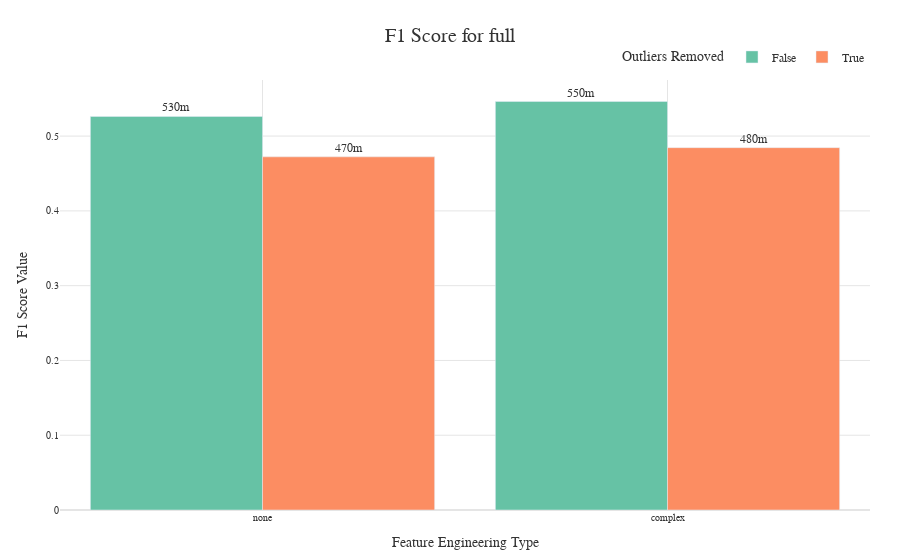
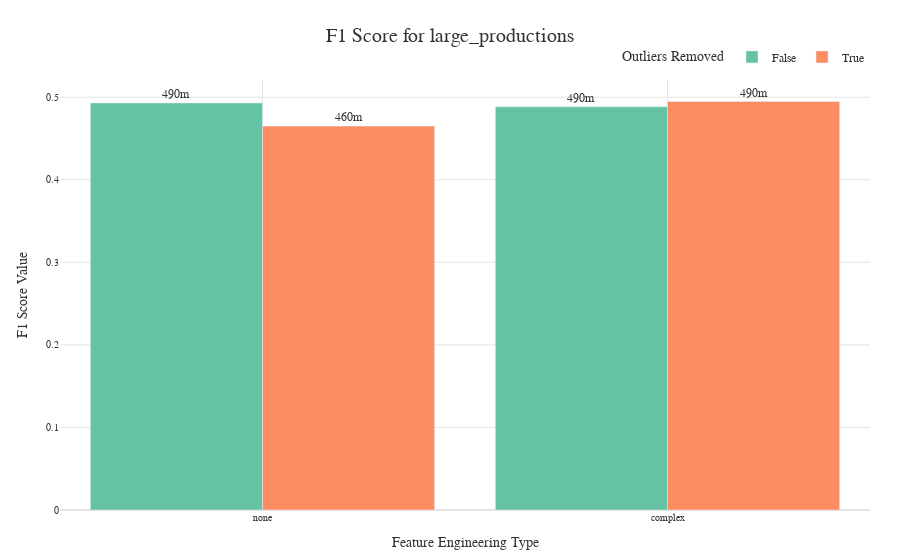
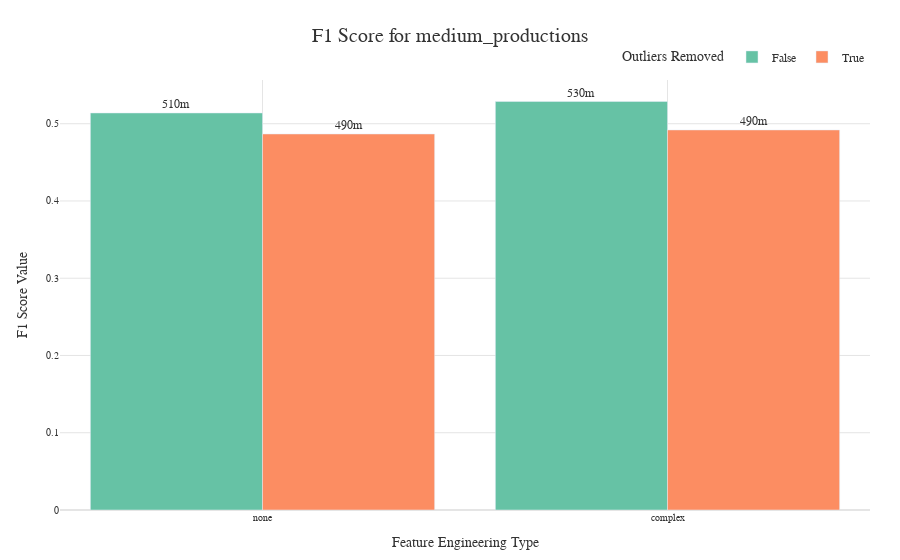
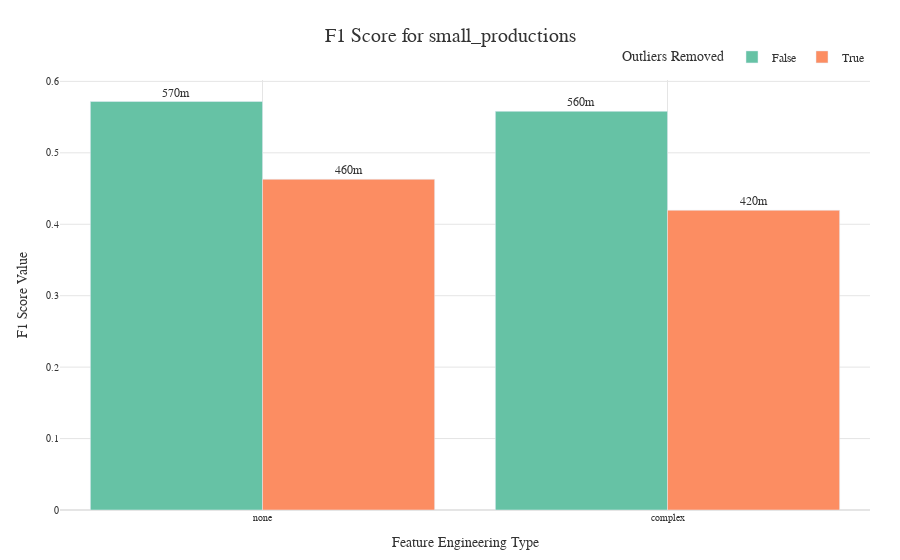

The notebook cell these images were saved under, in order:
### Code cell
plot_one_metric_of_different_datasets_per_feature_engineering_outliers_with_plotly(experiment_df, problem_type='multi_class_classification', metric='F1 Score', metric_agg='max')

### Figure 1 — Plotly figure (JSON) as saved in the notebook; plotly's stock layout.template omitted (floating-point values rounded to 4 significant figures)
{"data": [{"alignmentgroup": "True", "hovertemplate": "Outliers Removed=False<br>Feature Engineering Type=%{x}<br>F1 Score Value=%{text}<extra></extra>", "legendgroup": "False", "marker": {"color": "#66C2A5", "pattern": {"shape": ""}}, "name": "False", "offsetgroup": "False", "orientation": "v", "showlegend": true, "text": [0.5463, 0.5262], "textposition": "outside", "texttemplate": "%{text:.2s}", "type": "bar", "x": ["complex", "none"], "xaxis": "x", "y": [0.5463, 0.5262], "yaxis": "y"}, {"alignmentgroup": "True", "hovertemplate": "Outliers Removed=True<br>Feature Engineering Type=%{x}<br>F1 Score Value=%{text}<extra></extra>", "legendgroup": "True", "marker": {"color": "#FC8D62", "pattern": {"shape": ""}}, "name": "True", "offsetgroup": "True", "orientation": "v", "showlegend": true, "text": [0.4845, 0.4722], "textposition": "outside", "texttemplate": "%{text:.2s}", "type": "bar", "x": ["complex", "none"], "xaxis": "x", "y": [0.4845, 0.4722], "yaxis": "y"}], "layout": {"bargap": 0.15, "barmode": "group", "font": {"color": "#333333", "family": "Arial", "size": 12}, "legend": {"orientation": "h", "title": {"text": "Outliers Removed"}, "tracegroupgap": 0, "x": 1, "xanchor": "right", "y": 1.02, "yanchor": "bottom"}, "margin": {"b": 50, "l": 60, "r": 30, "t": 80}, "plot_bgcolor": "white", "showlegend": true, "title": {"font": {"color": "#333333", "size": 20}, "text": "F1 Score for full", "x": 0.5, "xanchor": "center", "y": 0.95, "yanchor": "top"}, "xaxis": {"anchor": "y", "categoryarray": ["none", "complex"], "categoryorder": "array", "domain": [0, 1], "gridcolor": "#E5E5E5", "showgrid": true, "tickangle": 0, "tickfont": {"size": 10}, "title": {"text": "Feature Engineering Type"}}, "yaxis": {"anchor": "x", "domain": [0, 1], "gridcolor": "#E5E5E5", "showgrid": true, "tickfont": {"size": 10}, "title": {"text": "F1 Score Value"}, "type": "linear", "zeroline": true, "zerolinecolor": "#E5E5E5"}}}

### Figure 2 — Plotly figure (JSON) as saved in the notebook; plotly's stock layout.template omitted (floating-point values rounded to 4 significant figures)
{"data": [{"alignmentgroup": "True", "hovertemplate": "Outliers Removed=False<br>Feature Engineering Type=%{x}<br>F1 Score Value=%{text}<extra></extra>", "legendgroup": "False", "marker": {"color": "#66C2A5", "pattern": {"shape": ""}}, "name": "False", "offsetgroup": "False", "orientation": "v", "showlegend": true, "text": [0.4884, 0.493], "textposition": "outside", "texttemplate": "%{text:.2s}", "type": "bar", "x": ["complex", "none"], "xaxis": "x", "y": [0.4884, 0.493], "yaxis": "y"}, {"alignmentgroup": "True", "hovertemplate": "Outliers Removed=True<br>Feature Engineering Type=%{x}<br>F1 Score Value=%{text}<extra></extra>", "legendgroup": "True", "marker": {"color": "#FC8D62", "pattern": {"shape": ""}}, "name": "True", "offsetgroup": "True", "orientation": "v", "showlegend": true, "text": [0.4948, 0.465], "textposition": "outside", "texttemplate": "%{text:.2s}", "type": "bar", "x": ["complex", "none"], "xaxis": "x", "y": [0.4948, 0.465], "yaxis": "y"}], "layout": {"bargap": 0.15, "barmode": "group", "font": {"color": "#333333", "family": "Arial", "size": 12}, "legend": {"orientation": "h", "title": {"text": "Outliers Removed"}, "tracegroupgap": 0, "x": 1, "xanchor": "right", "y": 1.02, "yanchor": "bottom"}, "margin": {"b": 50, "l": 60, "r": 30, "t": 80}, "plot_bgcolor": "white", "showlegend": true, "title": {"font": {"color": "#333333", "size": 20}, "text": "F1 Score for large_productions", "x": 0.5, "xanchor": "center", "y": 0.95, "yanchor": "top"}, "xaxis": {"anchor": "y", "categoryarray": ["none", "complex"], "categoryorder": "array", "domain": [0, 1], "gridcolor": "#E5E5E5", "showgrid": true, "tickangle": 0, "tickfont": {"size": 10}, "title": {"text": "Feature Engineering Type"}}, "yaxis": {"anchor": "x", "domain": [0, 1], "gridcolor": "#E5E5E5", "showgrid": true, "tickfont": {"size": 10}, "title": {"text": "F1 Score Value"}, "type": "linear", "zeroline": true, "zerolinecolor": "#E5E5E5"}}}

### Figure 3 — Plotly figure (JSON) as saved in the notebook; plotly's stock layout.template omitted (floating-point values rounded to 4 significant figures)
{"data": [{"alignmentgroup": "True", "hovertemplate": "Outliers Removed=False<br>Feature Engineering Type=%{x}<br>F1 Score Value=%{text}<extra></extra>", "legendgroup": "False", "marker": {"color": "#66C2A5", "pattern": {"shape": ""}}, "name": "False", "offsetgroup": "False", "orientation": "v", "showlegend": true, "text": [0.5288, 0.5139], "textposition": "outside", "texttemplate": "%{text:.2s}", "type": "bar", "x": ["complex", "none"], "xaxis": "x", "y": [0.5288, 0.5139], "yaxis": "y"}, {"alignmentgroup": "True", "hovertemplate": "Outliers Removed=True<br>Feature Engineering Type=%{x}<br>F1 Score Value=%{text}<extra></extra>", "legendgroup": "True", "marker": {"color": "#FC8D62", "pattern": {"shape": ""}}, "name": "True", "offsetgroup": "True", "orientation": "v", "showlegend": true, "text": [0.4919, 0.4867], "textposition": "outside", "texttemplate": "%{text:.2s}", "type": "bar", "x": ["complex", "none"], "xaxis": "x", "y": [0.4919, 0.4867], "yaxis": "y"}], "layout": {"bargap": 0.15, "barmode": "group", "font": {"color": "#333333", "family": "Arial", "size": 12}, "legend": {"orientation": "h", "title": {"text": "Outliers Removed"}, "tracegroupgap": 0, "x": 1, "xanchor": "right", "y": 1.02, "yanchor": "bottom"}, "margin": {"b": 50, "l": 60, "r": 30, "t": 80}, "plot_bgcolor": "white", "showlegend": true, "title": {"font": {"color": "#333333", "size": 20}, "text": "F1 Score for medium_productions", "x": 0.5, "xanchor": "center", "y": 0.95, "yanchor": "top"}, "xaxis": {"anchor": "y", "categoryarray": ["none", "complex"], "categoryorder": "array", "domain": [0, 1], "gridcolor": "#E5E5E5", "showgrid": true, "tickangle": 0, "tickfont": {"size": 10}, "title": {"text": "Feature Engineering Type"}}, "yaxis": {"anchor": "x", "domain": [0, 1], "gridcolor": "#E5E5E5", "showgrid": true, "tickfont": {"size": 10}, "title": {"text": "F1 Score Value"}, "type": "linear", "zeroline": true, "zerolinecolor": "#E5E5E5"}}}

### Figure 4 — Plotly figure (JSON) as saved in the notebook; plotly's stock layout.template omitted (floating-point values rounded to 4 significant figures)
{"data": [{"alignmentgroup": "True", "hovertemplate": "Outliers Removed=False<br>Feature Engineering Type=%{x}<br>F1 Score Value=%{text}<extra></extra>", "legendgroup": "False", "marker": {"color": "#66C2A5", "pattern": {"shape": ""}}, "name": "False", "offsetgroup": "False", "orientation": "v", "showlegend": true, "text": [0.558, 0.5718], "textposition": "outside", "texttemplate": "%{text:.2s}", "type": "bar", "x": ["complex", "none"], "xaxis": "x", "y": [0.558, 0.5718], "yaxis": "y"}, {"alignmentgroup": "True", "hovertemplate": "Outliers Removed=True<br>Feature Engineering Type=%{x}<br>F1 Score Value=%{text}<extra></extra>", "legendgroup": "True", "marker": {"color": "#FC8D62", "pattern": {"shape": ""}}, "name": "True", "offsetgroup": "True", "orientation": "v", "showlegend": true, "text": [0.4196, 0.4629], "textposition": "outside", "texttemplate": "%{text:.2s}", "type": "bar", "x": ["complex", "none"], "xaxis": "x", "y": [0.4196, 0.4629], "yaxis": "y"}], "layout": {"bargap": 0.15, "barmode": "group", "font": {"color": "#333333", "family": "Arial", "size": 12}, "legend": {"orientation": "h", "title": {"text": "Outliers Removed"}, "tracegroupgap": 0, "x": 1, "xanchor": "right", "y": 1.02, "yanchor": "bottom"}, "margin": {"b": 50, "l": 60, "r": 30, "t": 80}, "plot_bgcolor": "white", "showlegend": true, "title": {"font": {"color": "#333333", "size": 20}, "text": "F1 Score for small_productions", "x": 0.5, "xanchor": "center", "y": 0.95, "yanchor": "top"}, "xaxis": {"anchor": "y", "categoryarray": ["none", "complex"], "categoryorder": "array", "domain": [0, 1], "gridcolor": "#E5E5E5", "showgrid": true, "tickangle": 0, "tickfont": {"size": 10}, "title": {"text": "Feature Engineering Type"}}, "yaxis": {"anchor": "x", "domain": [0, 1], "gridcolor": "#E5E5E5", "showgrid": true, "tickfont": {"size": 10}, "title": {"text": "F1 Score Value"}, "type": "linear", "zeroline": true, "zerolinecolor": "#E5E5E5"}}}
